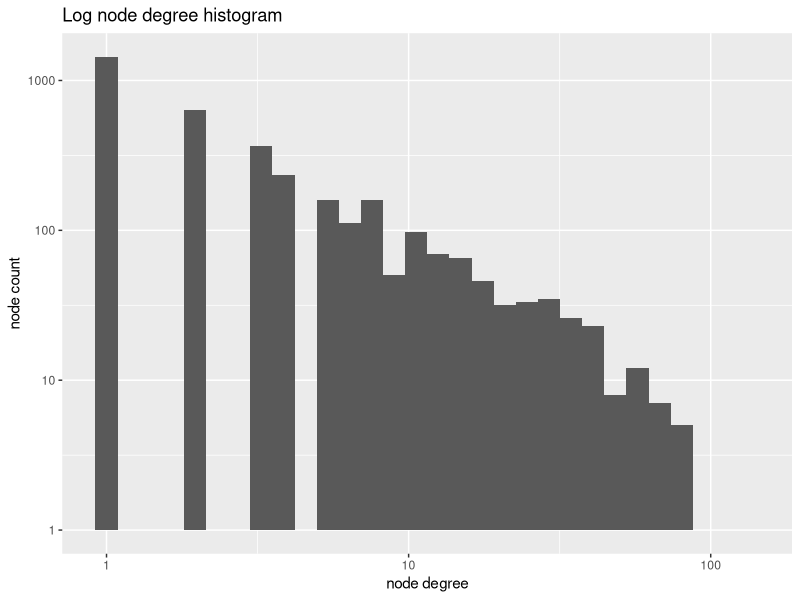

Write R code to recreate this figure.
library(tidyverse)

df <- read_csv("drosophhila_net_node_table.csv")
ggplot(df, aes(x = EdgeCount)) +
  geom_histogram() +
  scale_x_log10() +
  scale_y_log10() +
  ylab("node count") +
  xlab("node degree") +
  ggtitle("Log node degree histogram")

df %>%
  mutate(BetweennessCentrality = BetweennessCentrality / max(BetweennessCentrality),
         ClosenessCentrality = ClosenessCentrality / max(ClosenessCentrality),
         MeanCentrality = (BetweennessCentrality + ClosenessCentrality) / 2) %>%
  arrange(-MeanCentrality) %>%
  select(name, SYMBOL_BD, MeanCentrality)
